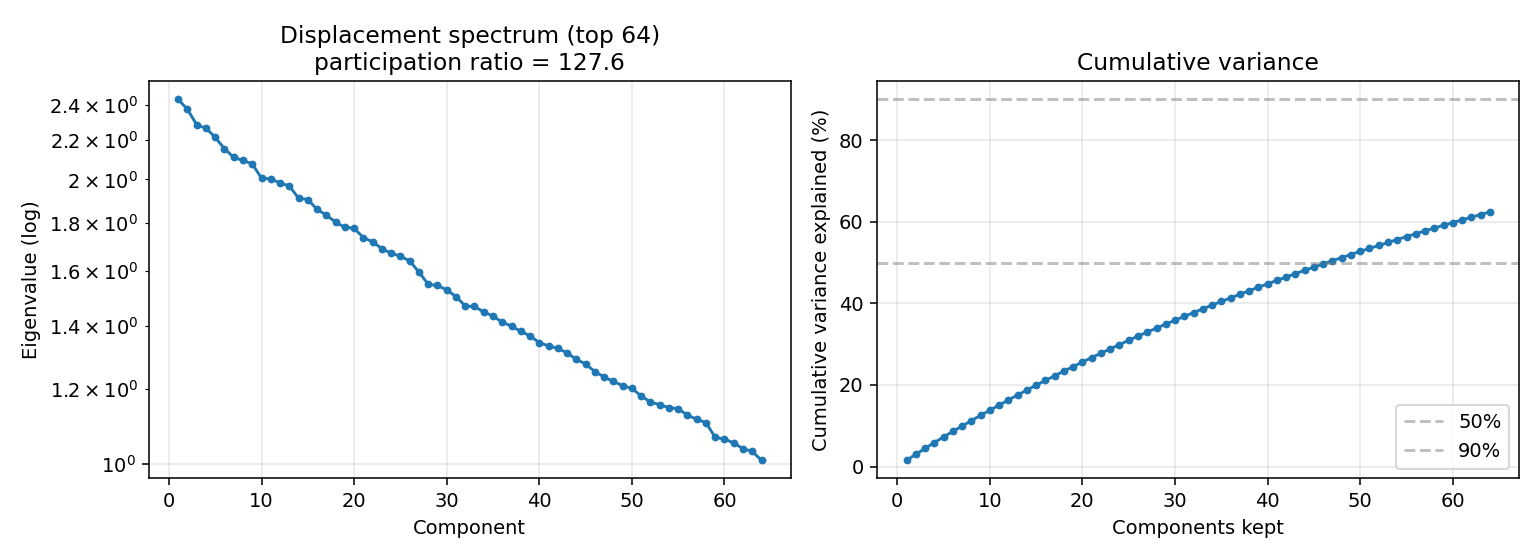

Recreate this plot in Python.
"""Displacement-vector PCA diagnostic (Exp 0 → Exp 1 bridge).

Computes PCA on the (w_final - w_initial) displacement vectors across all tokens.
Eigenvalue spectrum tells us whether trajectory structure is low-rank (few
dominant axes, strong structure) or flat (many independent directions, weaker
structure). This calibrates how elaborate Exp 1's analyses need to be.

Outputs:
  - stdout: top-k eigenvalues, cumulative variance, participation ratio
  - reports/exp0/displacement_pca.png: eigenvalue spectrum + cumulative variance
  - reports/exp0/displacement_stats.json: numbers for the report
"""

from __future__ import annotations

import json
from pathlib import Path

import numpy as np

REPO_ROOT = Path(__file__).resolve().parents[2]
RUN_DIR = REPO_ROOT / "runs" / "exp0_baseline"
OUT_DIR = REPO_ROOT / "reports" / "exp0"


def main() -> None:
    snaps = sorted((RUN_DIR / "snapshots").glob("wte_step_*.npy"))
    w0 = np.load(snaps[0])     # (V, D) at init
    wL = np.load(snaps[-1])    # (V, D) at final
    V, D = w0.shape
    disp = wL - w0             # (V, D) per-token displacement

    # Magnitudes (already reported in evaluation, reproduce here)
    mag = np.linalg.norm(disp, axis=1)

    # PCA on displacement vectors (tokens as samples, dims as features)
    # Center across tokens (remove any global translation component)
    disp_mean = disp.mean(axis=0, keepdims=True)
    disp_c = disp - disp_mean
    translation_frac = np.linalg.norm(disp_mean) / np.linalg.norm(disp)

    # SVD instead of cov-eigh: numerically cleaner, same eigenvalues via s**2/(V-1)
    _, s, _ = np.linalg.svd(disp_c, full_matrices=False)
    eigvals = s ** 2 / (V - 1)
    total_var = eigvals.sum()
    explained = eigvals / total_var
    cumulative = np.cumsum(explained)

    # Participation ratio — intuitive "effective rank"
    part_ratio = (eigvals.sum() ** 2) / (eigvals ** 2).sum()

    top_k = 10
    stats = {
        "vocab": int(V),
        "dim": int(D),
        "displacement_magnitude": {
            "min": float(mag.min()),
            "median": float(np.median(mag)),
            "mean": float(mag.mean()),
            "max": float(mag.max()),
            "std": float(mag.std()),
        },
        "translation_fraction": float(translation_frac),
        "participation_ratio": float(part_ratio),
        "top_eigenvalues": [float(x) for x in eigvals[:top_k]],
        "explained_variance_top_k": [float(x) for x in explained[:top_k]],
        "cumulative_variance_top_k": [float(x) for x in cumulative[:top_k]],
        "cumvar_at": {
            "k=1": float(cumulative[0]),
            "k=3": float(cumulative[2]),
            "k=5": float(cumulative[4]),
            "k=10": float(cumulative[9]),
            "k=20": float(cumulative[19]),
            "k=50": float(cumulative[49]),
        },
    }

    print(f"Vocab×Dim: {V}×{D}")
    print(f"Displacement magnitude: min={mag.min():.3f}  median={np.median(mag):.3f}  "
          f"mean={mag.mean():.3f}  max={mag.max():.3f}  std={mag.std():.3f}")
    print(f"Translation fraction ||mean(disp)|| / ||disp||: {translation_frac:.4f}  "
          f"({'<<1: token-specific' if translation_frac < 0.3 else 'substantial global drift'})")
    print(f"Participation ratio (effective rank of displacements): {part_ratio:.2f} / {D}")
    print(f"\nTop-{top_k} eigenvalue spectrum:")
    for i in range(top_k):
        print(f"  PC{i+1:>2d}  eigval={eigvals[i]:>8.4f}  "
              f"explained={explained[i]*100:5.2f}%  "
              f"cum={cumulative[i]*100:6.2f}%")
    print(f"\nCumulative variance:")
    for k, v in stats["cumvar_at"].items():
        print(f"  {k}: {v*100:5.2f}%")

    OUT_DIR.mkdir(parents=True, exist_ok=True)
    (OUT_DIR / "displacement_stats.json").write_text(json.dumps(stats, indent=2))
    print(f"\nStats written to {OUT_DIR/'displacement_stats.json'}")

    # Plot
    try:
        import matplotlib
        matplotlib.use("Agg")
        import matplotlib.pyplot as plt

        fig, (ax1, ax2) = plt.subplots(1, 2, figsize=(11, 4))
        k_plot = min(64, D)
        xs = np.arange(1, k_plot + 1)
        ax1.semilogy(xs, eigvals[:k_plot], marker="o", markersize=3)
        ax1.set_xlabel("Component")
        ax1.set_ylabel("Eigenvalue (log)")
        ax1.set_title(f"Displacement spectrum (top {k_plot})\n"
                      f"participation ratio = {part_ratio:.1f}")
        ax1.grid(True, alpha=0.3)

        ax2.plot(xs, cumulative[:k_plot] * 100, marker="o", markersize=3)
        ax2.axhline(50, ls="--", color="gray", alpha=0.5, label="50%")
        ax2.axhline(90, ls="--", color="gray", alpha=0.5, label="90%")
        ax2.set_xlabel("Components kept")
        ax2.set_ylabel("Cumulative variance explained (%)")
        ax2.set_title("Cumulative variance")
        ax2.grid(True, alpha=0.3)
        ax2.legend()

        fig.tight_layout()
        fig.savefig(OUT_DIR / "displacement_pca.png", dpi=140)
        print(f"Plot saved to {OUT_DIR/'displacement_pca.png'}")
    except ImportError:
        print("matplotlib not available; skipping plot")


if __name__ == "__main__":
    main()
